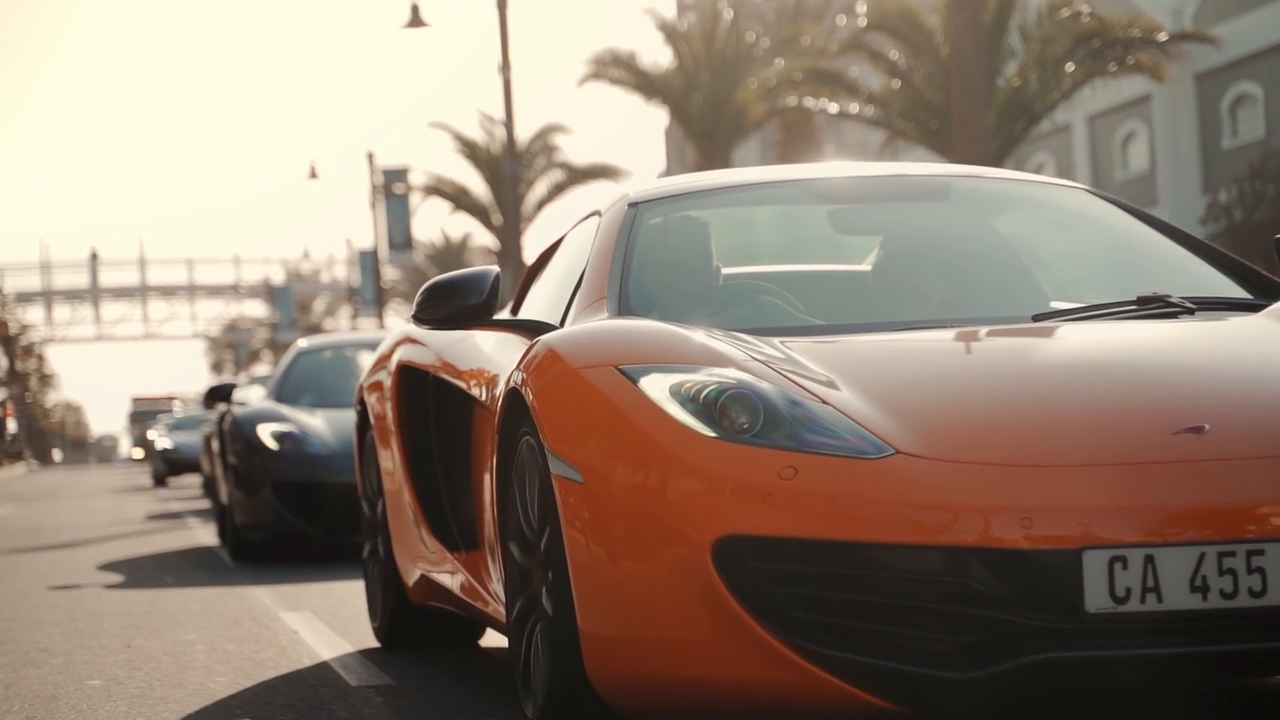
#> input picture frame 49 of Videos/video1.mp4, 1280 x 720 px, given in place of slow.flv, which was not available
$ jupyter execute '24. Motion Tracking with Mean Shift and CAMSHIFT.ipynb'   (shell and % lines are left out)   (text cells are left out)
#> lines starting #> are read from the running program, lines starting #| are printed output that depends on the picture; after the words box and inside, x2 and y2 are one past the last pixel; in counts of white or black regions, pixels touching at a corner belong together; pictures that were not available may be replaced by others from this repository, and a replacement may not be noted
[cell 1]
# Our Setup, Import Libaries, Create our Imshow Function and Download our Images
import cv2
import numpy as np
from matplotlib import pyplot as plt
from google.colab.patches import cv2_imshow

# Define our imshow function
def imshow(title = "Image", image = None, size = 10):
    w, h = image.shape[0], image.shape[1]
    aspect_ratio = w/h
    plt.figure(figsize=(size * aspect_ratio,size))
    plt.imshow(cv2.cvtColor(image, cv2.COLOR_BGR2RGB))
    plt.title(title)
    plt.show()

[cell 2]
cap = cv2.VideoCapture('slow.flv')

# take first frame of the video
ret,frame = cap.read()
#> frame is the input picture: shape (720, 1280, 3); mean B, G, R 115.3, 129.7, 145.8

# Get the height and width of the frame (required to be an interger)
width = int(cap.get(3))
height = int(cap.get(4))

# Define the codec and create VideoWriter object. The output is stored in '*.avi' file.
out = cv2.VideoWriter('car_tracking_mean_shift.avi', cv2.VideoWriter_fourcc('M','J','P','G'), 30, (width, height))

# setup initial location of window
r,h,c,w = 250,90,400,125  # simply hardcoded the values
track_window = (c,r,w,h)

# set up the ROI for tracking
roi = frame[r:r+h, c:c+w]
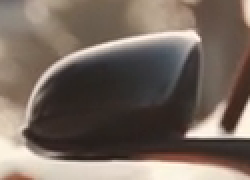
#> roi: shape (90, 125, 3) (shown 2 times larger); mean B, G, R 95, 104.4, 117.7
hsv_roi =  cv2.cvtColor(frame, cv2.COLOR_BGR2HSV)
#> hsv_roi: shape (720, 1280, 3); mean H, S, V 22.3, 63.1, 146.6
mask = cv2.inRange(hsv_roi, np.array((0., 60.,32.)), np.array((180.,255.,255.)))
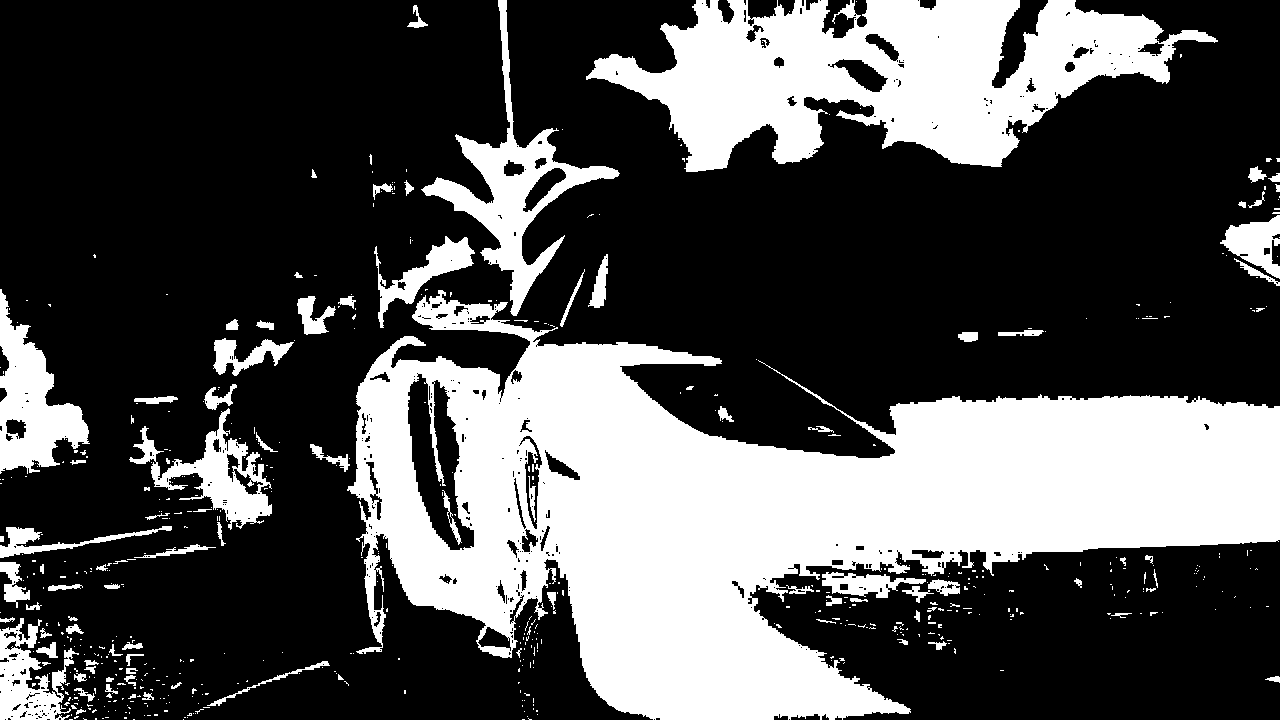
#> mask: shape (720, 1280); 31.8% white; 579 white regions (482 under 20 px), largest, box (x1, y1, x2, y2) and area: (347, 290, 1280, 720) 187808, (586, 0, 1218, 172) 57805, (421, 0, 620, 316) 10772
roi_hist = cv2.calcHist([hsv_roi],[0],mask,[180],[0,180])
#> roi_hist = 180 values, max 62461 at index 8, min 0 at index 25, mean 1628
cv2.normalize(roi_hist,roi_hist,0,255,cv2.NORM_MINMAX)

# Setup the termination criteria, either 10 iteration or move by atleast 1 pt
term_crit = ( cv2.TERM_CRITERIA_EPS | cv2.TERM_CRITERIA_COUNT, 10, 1 )

while(1):
    ret, frame = cap.read()
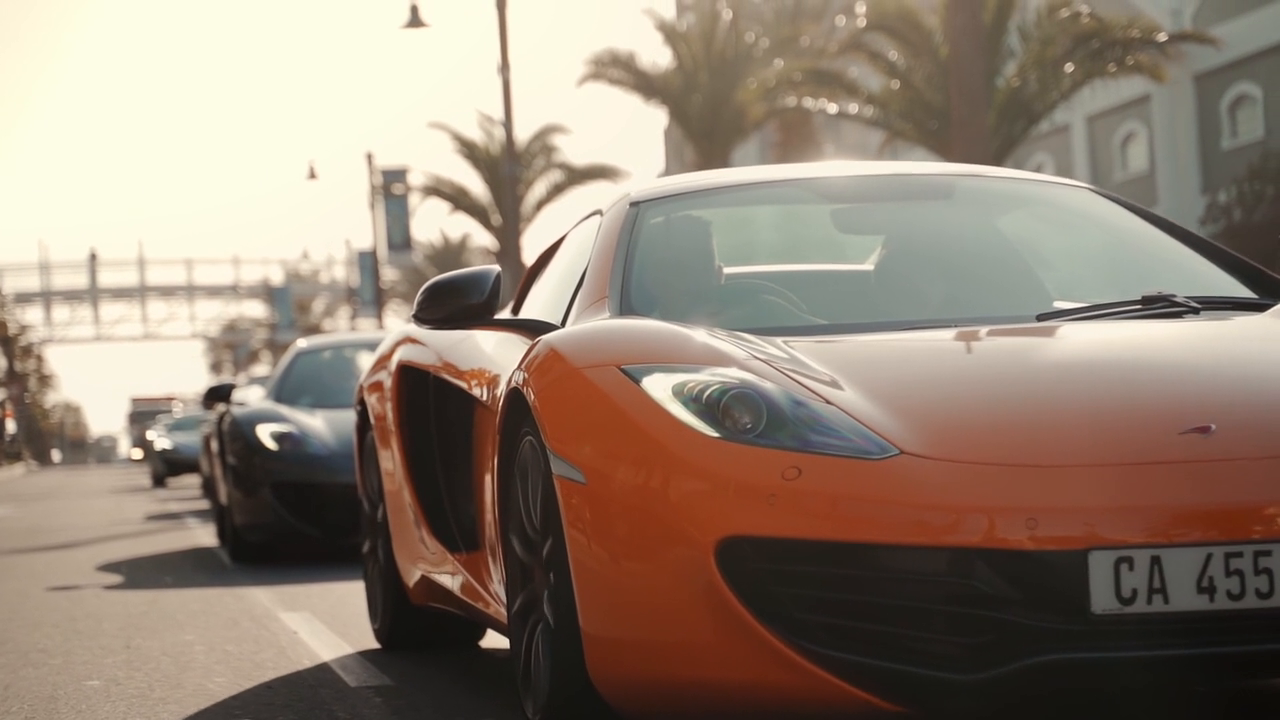
#> input picture frame 50 of Videos/video1.mp4, 1280 x 720 px, given in place of slow.flv, which was not available
#> frame is the input picture: shape (720, 1280, 3); mean B, G, R 115.3, 129.8, 145.9

    if ret == True:
        hsv = cv2.cvtColor(frame, cv2.COLOR_BGR2HSV)
#> hsv: shape (720, 1280, 3); mean H, S, V 22.3, 63.3, 146.8
        dst = cv2.calcBackProject([hsv],[0],roi_hist,[0,180],1)
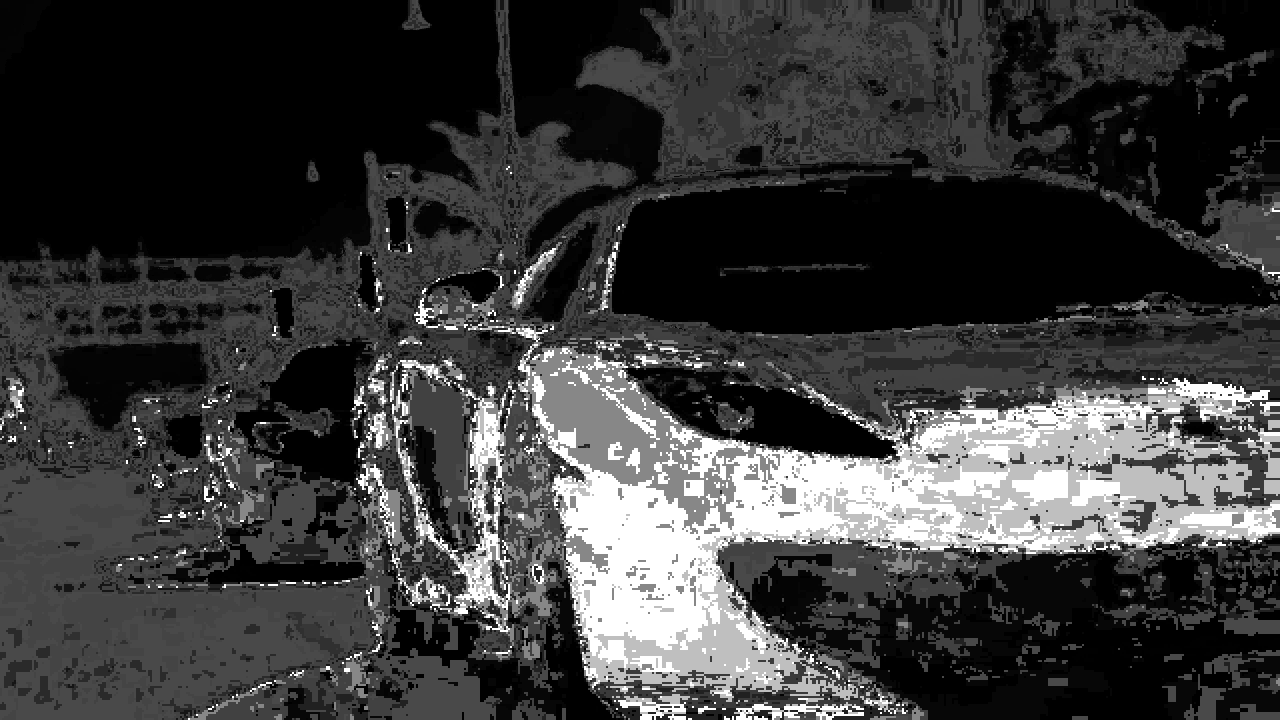
#> dst: shape (720, 1280); min 0, max 255, mean 58.8

        # apply meanshift to get the new location
        ret, track_window = cv2.meanShift(dst, track_window, term_crit)
#> ret = 8; track_window = (401, 268, 125, 90)

        # Draw it on image
        x,y,w,h = track_window
#> x = 401; y = 268; w = 125; h = 90
        img2 = cv2.rectangle(frame, (x,y), (x+w,y+h), (255,255,255),2)
        out.write(img2)
        #imshow('Tracking', img2)

    else:
        break

cap.release()
out.release()

$ run again, starting later in the video
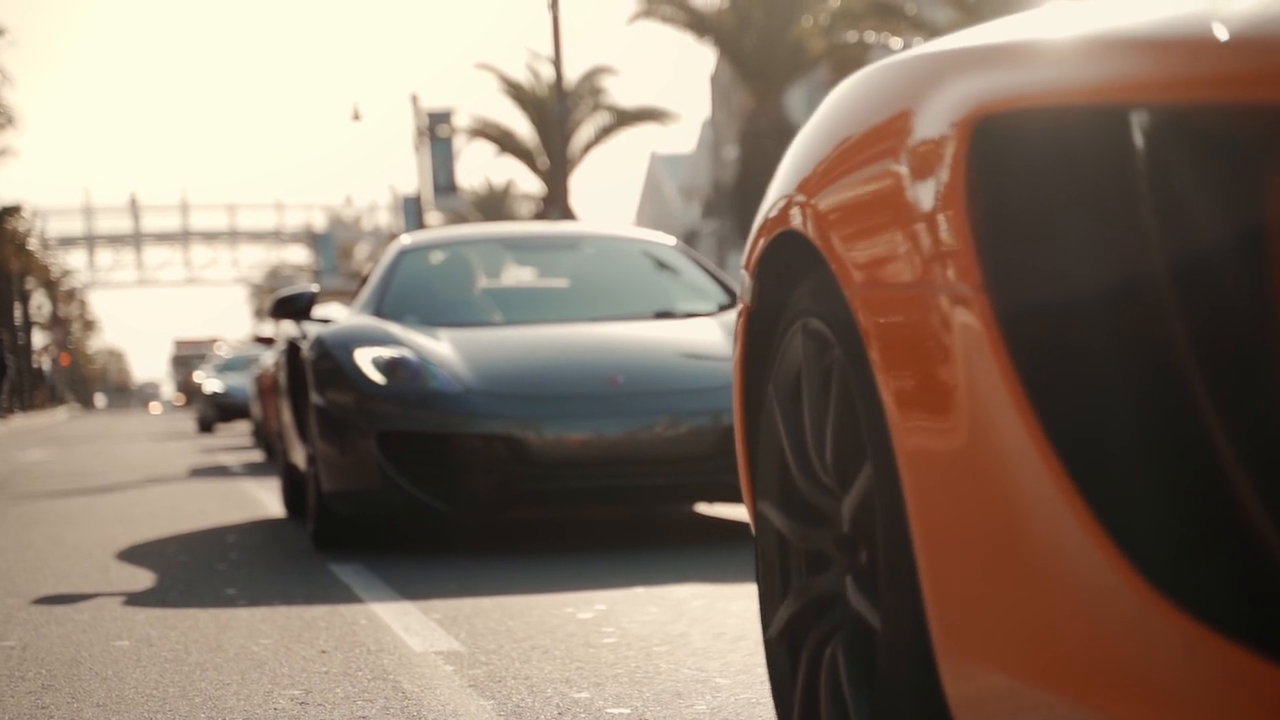
#> input picture frame 223 of Videos/video1.mp4, 1280 x 720 px, given in place of slow.flv, which was not available
#> frame is the input picture: shape (720, 1280, 3); mean B, G, R 105.9, 120.1, 136.3
#> hsv_roi: shape (720, 1280, 3); mean H, S, V 20.6, 67.2, 136.9
#> `mask = cv2.inRange(hsv_roi, np.array((0., 60.,32.)), np.array((180.,25..`:
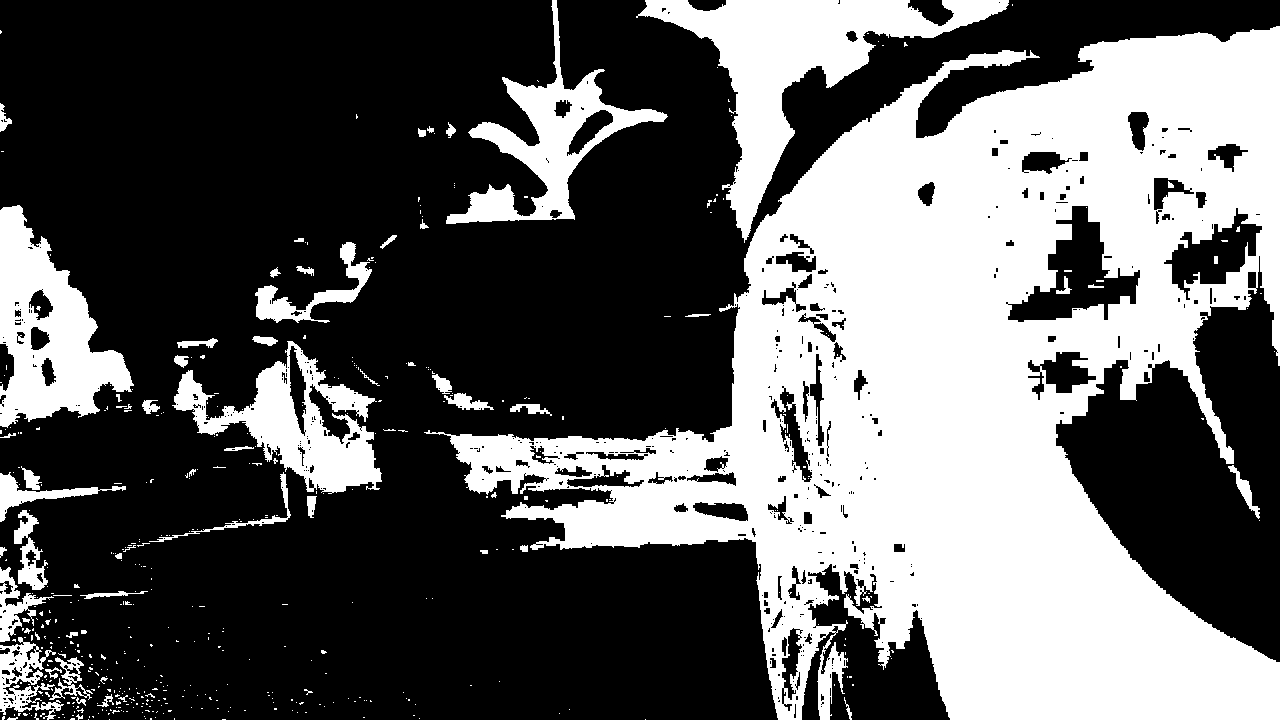
#> mask: shape (720, 1280); 38% white; 486 white regions (422 under 20 px), largest, box (x1, y1, x2, y2) and area: (424, 26, 1280, 720) 274280, (636, 0, 1009, 243) 22703, (0, 205, 134, 428) 14967
#> roi_hist = 180 values, max 104691 at index 9, min 0 at index 25, mean 1947
#> hsv: shape (720, 1280, 3); mean H, S, V 20.8, 67.5, 136.7
#> `dst = cv2.calcBackProject([hsv],[0],roi_hist,[0,180],1)`:
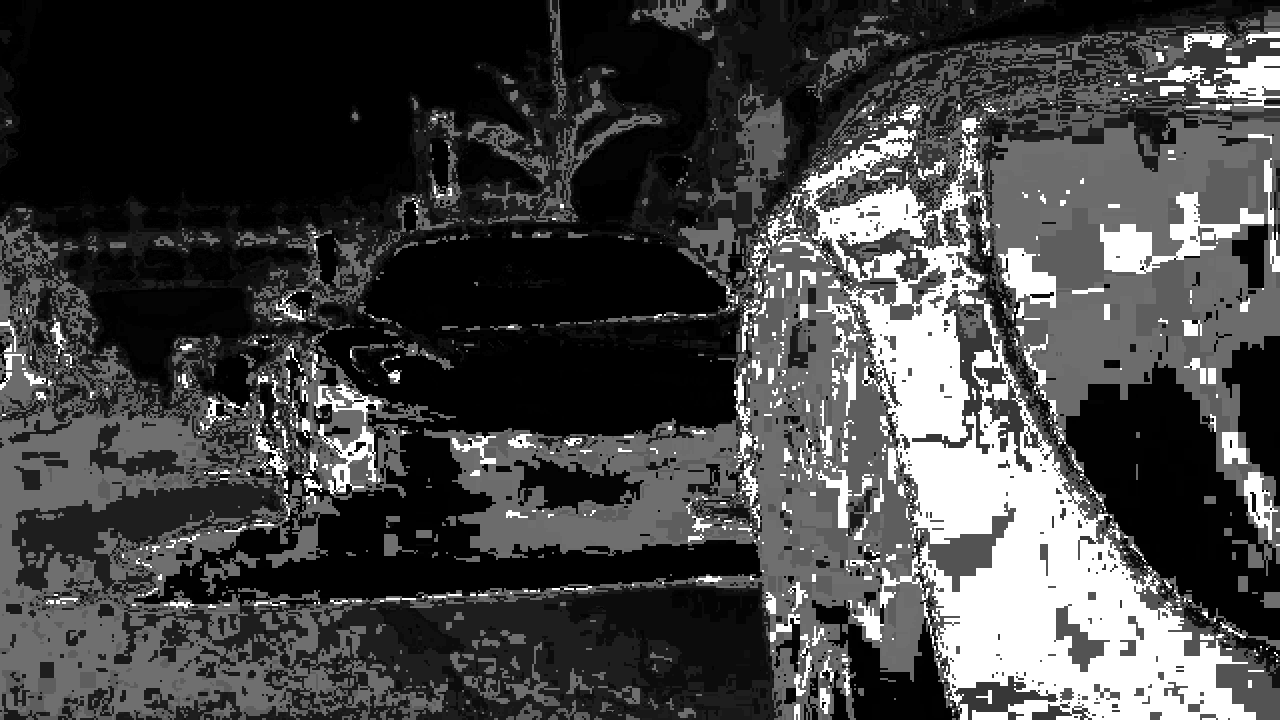
#> dst: shape (720, 1280); min 0, max 255, mean 68.4
#> ret = 10; track_window = (273, 349, 125, 90)
#> x = 273; y = 349; w = 125; h = 90

$ run again, starting later in the video
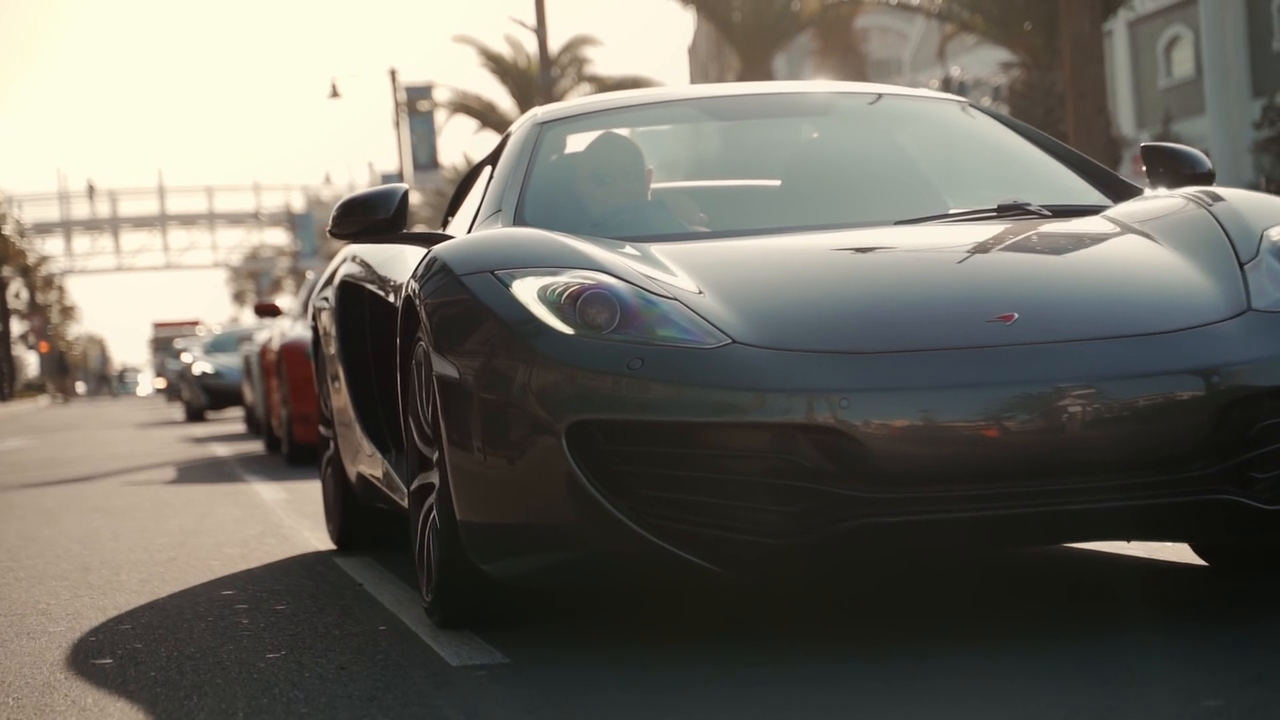
#> input picture frame 397 of Videos/video1.mp4, 1280 x 720 px, given in place of slow.flv, which was not available
#> frame is the input picture: shape (720, 1280, 3); mean B, G, R 99.9, 108.1, 111.2
#> hsv_roi: shape (720, 1280, 3); mean H, S, V 38.2, 42.3, 113.9
#> `mask = cv2.inRange(hsv_roi, np.array((0., 60.,32.)), np.array((180.,25..`:
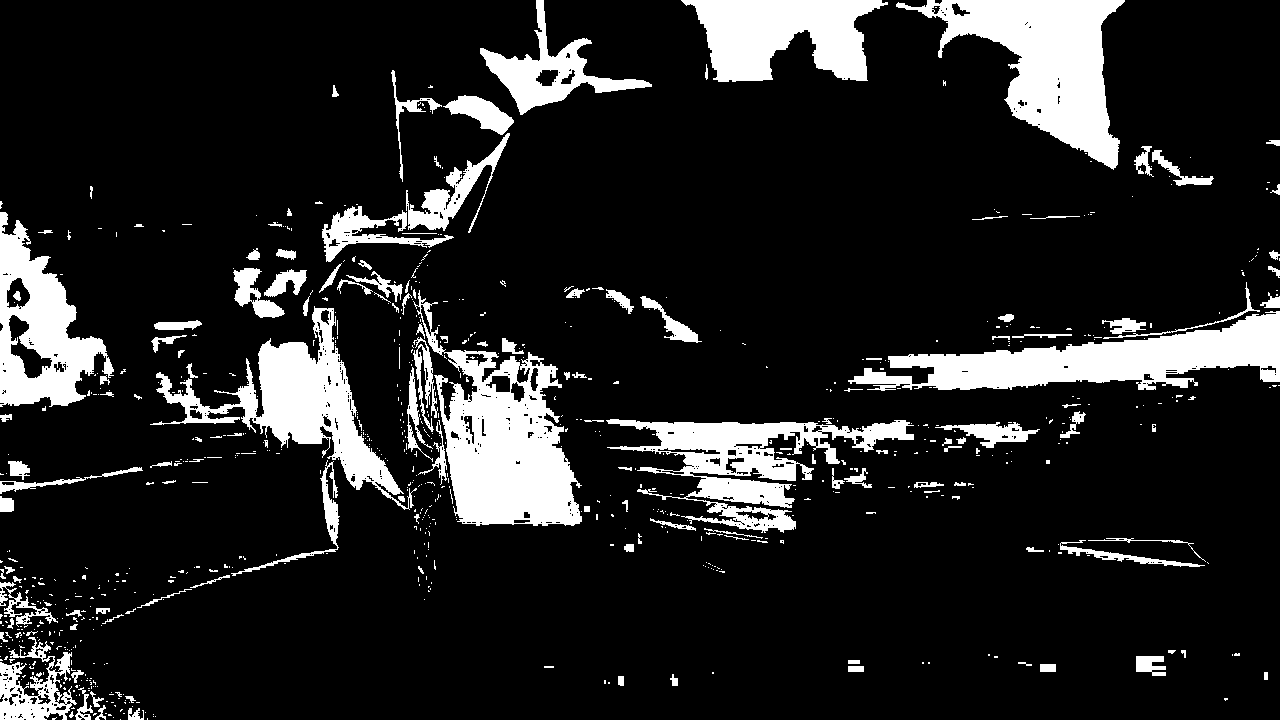
#> mask: shape (720, 1280); 14.2% white; 805 white regions (655 under 20 px), largest, box (x1, y1, x2, y2) and area: (413, 290, 582, 526) 17435, (896, 0, 1125, 170) 16433, (848, 311, 1280, 391) 15558
#> roi_hist = 180 values, max 23438 at index 15, min 0 at index 25, mean 728.3
#> hsv: shape (720, 1280, 3); mean H, S, V 38, 42.2, 113.9
#> `dst = cv2.calcBackProject([hsv],[0],roi_hist,[0,180],1)`:
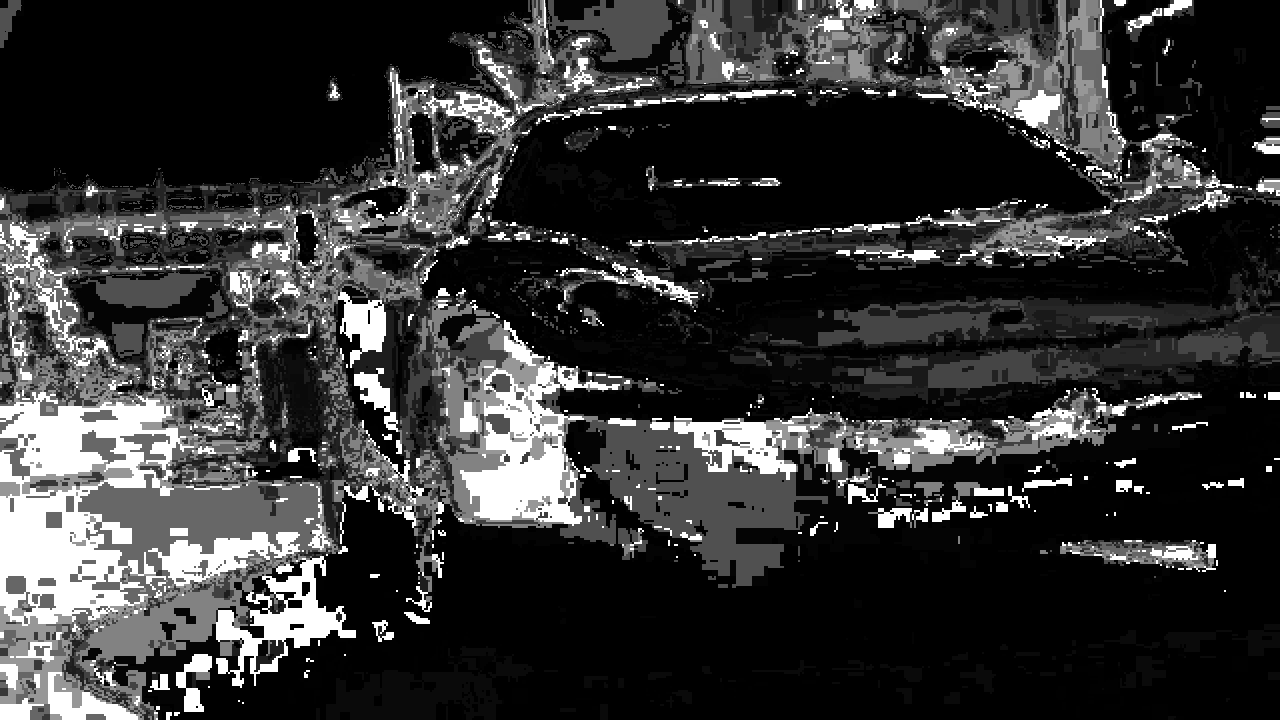
#> dst: shape (720, 1280); min 0, max 255, mean 51.7
#> ret = 10; track_window = (415, 306, 125, 90)
#> x = 415; y = 306; w = 125; h = 90
